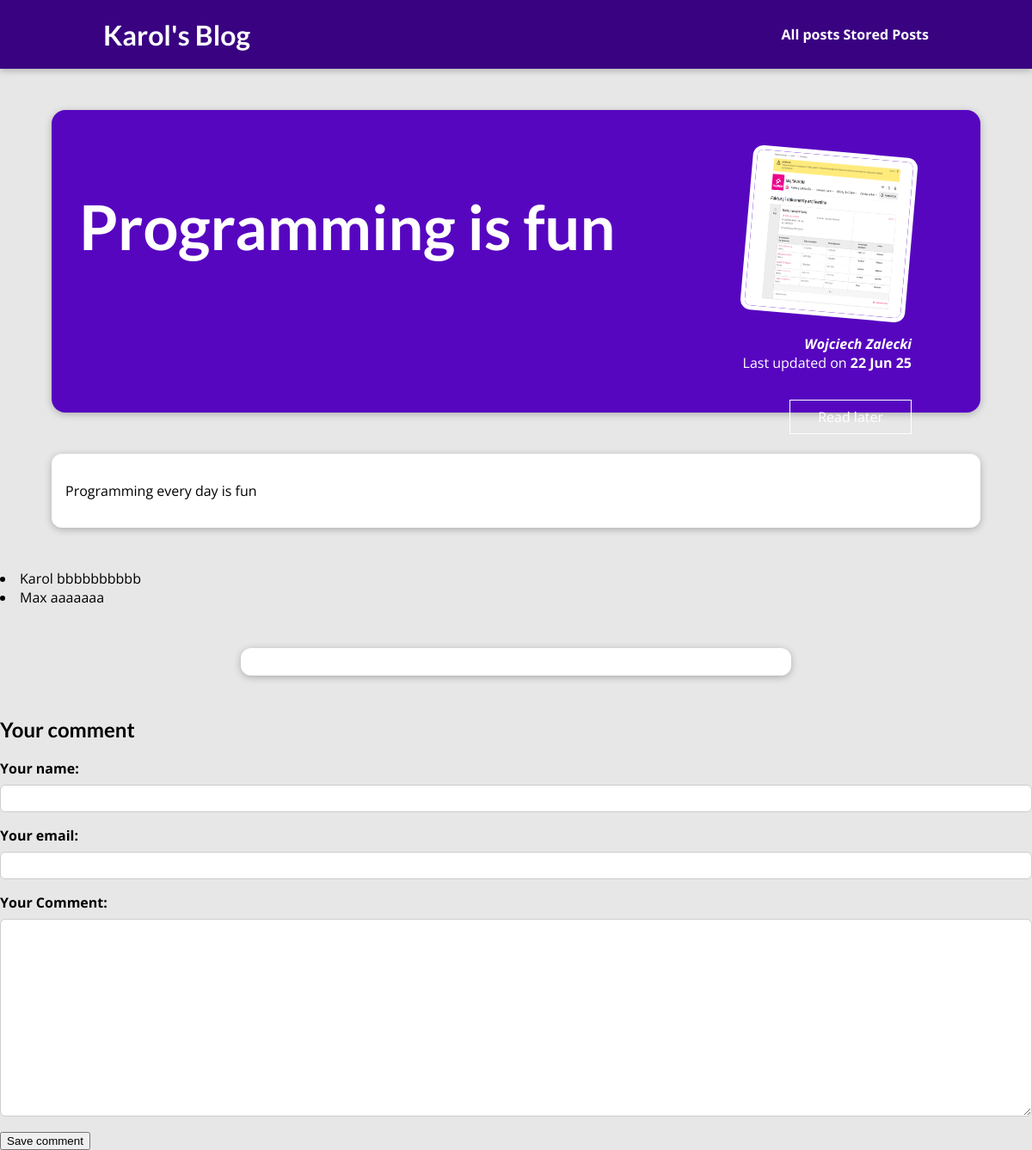
Page /posts/programming-is-fun on the committed database.
### blog/models.py (models this page shows, shortened)
class Post(models.Model):
    title = models.CharField(max_length=255)
    excerpt = models.TextField()
    image = models.ImageField(upload_to="posts", null=True)
    date = models.DateField(auto_now=True)
    slug = models.SlugField(unique=True, db_index=True)
    content = models.TextField()
    author = models.ForeignKey(Author, on_delete=models.CASCADE, related_name="posts")
    tag = models.ManyToManyField(Tag)

class Author(models.Model):
    first_name = models.CharField(max_length=50)
    last_name = models.CharField(max_length=50)
    email = models.EmailField(max_length=50)
    def __str__(self):
        return f"{self.first_name} {self.last_name}"

class Comment(models.Model):
    username = models.CharField(max_length=120)
    user_email = models.EmailField()
    text = models.TextField(max_length=400)
    post = models.ForeignKey(Post, on_delete=models.CASCADE, related_name="comments")

### blog/views.py (the view)
# urls.py: path("posts/<slug:slug>", views.PostDetail.as_view(), name="post-detail-page"),
class PostDetail(View):
    template_name = "blog/post-detail.html"
    model = Post
    def is_stored_post(self, request,post_id):
        stored_posts = request.session.get("stored_posts")
        if stored_posts is not None:
            is_saved_for_later = post_id in stored_posts
        else:
            is_saved_for_later = False
        return is_saved_for_later
    def get(self, request, slug):
        post = Post.objects.get(slug=slug)
        context = {
            "post": post,
            "comment_form": CommentForm(),
            "comments": post.comments.all().order_by("-id"),
            "is_saved_for_later": self.is_stored_post(request, post.id)
        }
        return render(request, "blog/post-detail.html", context)
    def post(self, request, slug):
        comment_form = CommentForm(request.POST)
        post = Post.objects.get(slug=slug)
        if comment_form.is_valid():
            comment = comment_form.save(commit=False)
            comment.post = post
            comment.save()
            return HttpResponseRedirect(reverse("post-detail-page", args=[slug]))
        post = Post.objects.get(slug=slug)
        context = {
            "post": post,
            "comment_form": CommentForm(),
            "comments": post.comments.all().order_by("-id"),
            "is_saved_for_later": self.is_stored_post(request, post.id)
        }
        return render(request, "blog/post-detail.html", context)

### blog/forms.py
class CommentForm(forms.ModelForm):
    class Meta:
        model = Comment
        exclude = ["post"]
        labels = {
            "username": "Your name",
            "user_email": "Your email",
            "text": "Your Comment"
        }

### blog/templates/blog/post-detail.html (shortened to what this page needs)
{% extends "base.html" %}
{% load static %}
{% block css_files %}
<link rel="stylesheet" href="{% static "blog/post-detail.css"%}">
{% endblock %}
{% block content %}
<section id="summary">
<h2>{{ post.title }}</h2>
    <article>
        <img src="{{ post.image.url }}" alt="{{ post.title }}"/>
        <address>{{ post.author}}</address>
        <div>
            Last updated on <time>{{post.date|date:"d M y"}}</time>
        </div>
        <form action="{% url "read-later" %}" method="POST">
        <div id="read-later">
            </form>
            <button>{% if is_saved_for_later %}
                Remove from "read later list"
                {% else %}
                Read later
                {% endif %}
            </button>
    </article>
</section>
<main>
    <p>{{ post.content }}</p>
</main>
<section id="comment">
{% for comment in comments %}
<li>
    {{ comment.username }}
    {{ comment.text }}
</li>
{% endfor %}
</section>
<section id="comment-form"></section>
<h2>Your comment</h2>
<div >
    <form action="{% url "post-detail-page" post.slug %}" method="POST">
    {% for form_field in comment_form %}
    <div class="form-control {% if form_field.errors %} invalid {% endif %}">
{{ form_field.label_tag }}
{{ form_field }}
        </div>
    {% endfor %}
    <button>Save comment</button>
</form>
    </div>
{% endblock %}

### static/app.css (style rules this page uses)
* { box-sizing: border-box; }
html { font-family: 'Open Sans', 'Lato', sans-serif; }
body { margin: 0; }
h1, h2, h3 { font-family: 'Lato', sans-serif; font-weight: bold; }

### blog/static/blog/post-detail.css (style rules this page uses)
body { background-color: #e7e7e7; }
#summary { margin: 8rem auto 3rem auto; padding: 2rem; width: 90%; max-width: 90rem; border-radius: 16px; background-color: #5706c0; position: relative; box-shadow: 0 2px 8px rgba(0, 0, 0, 0.25); height: 22rem; }
#summary h2 { color: white; font-size: 4.5rem; margin-bottom: 0.25rem; }
#summary article { position: absolute; top: 2rem; right: 3rem; padding: 1rem 2rem; border-radius: 12px; text-align: right; color: white; }
#summary article img { width: 12rem; height: 12rem; border-radius: 12px; transform: rotateZ(5deg); border: 5px solid white; margin-bottom: 1rem; }
#summary address { font-weight: bold; }
#summary time { font-weight: bold; }
#read-later { margin: 2rem 0; }
#read-later button { background-color: transparent; border: 1px solid white; padding: 0.5rem 2rem; font: inherit; color: white; cursor: pointer; }
main { width: 90%; max-width: 90rem; margin: 3rem auto; background-color: white; padding: 1rem; border-radius: 12px; box-shadow: 0 2px 8px rgba(0, 0, 0, 0.25); }
#comment-form { margin: 3rem auto; width: 90%; max-width: 40rem; border-radius: 12px; background-color: white; box-shadow: 0 2px 8px rgba(0, 0, 0, 0.25); padding: 1rem; }
.form-control { margin-bottom: 1rem; }
.form-control label { font-weight: bold; margin-bottom: 0.5rem; display: block; }
.form-control input, .form-control textarea { display: block; width: 100%; font: inherit; padding: 0.25rem; border-radius: 6px; border: 1px solid #ccc; }

### rows in the picture
Post: title "Programming is fun", image (picture), author "Wojciech Zalecki", date "22 Jun 25", content "Programming every day is fun"
Comment: username "Karol", text "bbbbbbbbbb"
Comment: username "Max", text "aaaaaaa"
